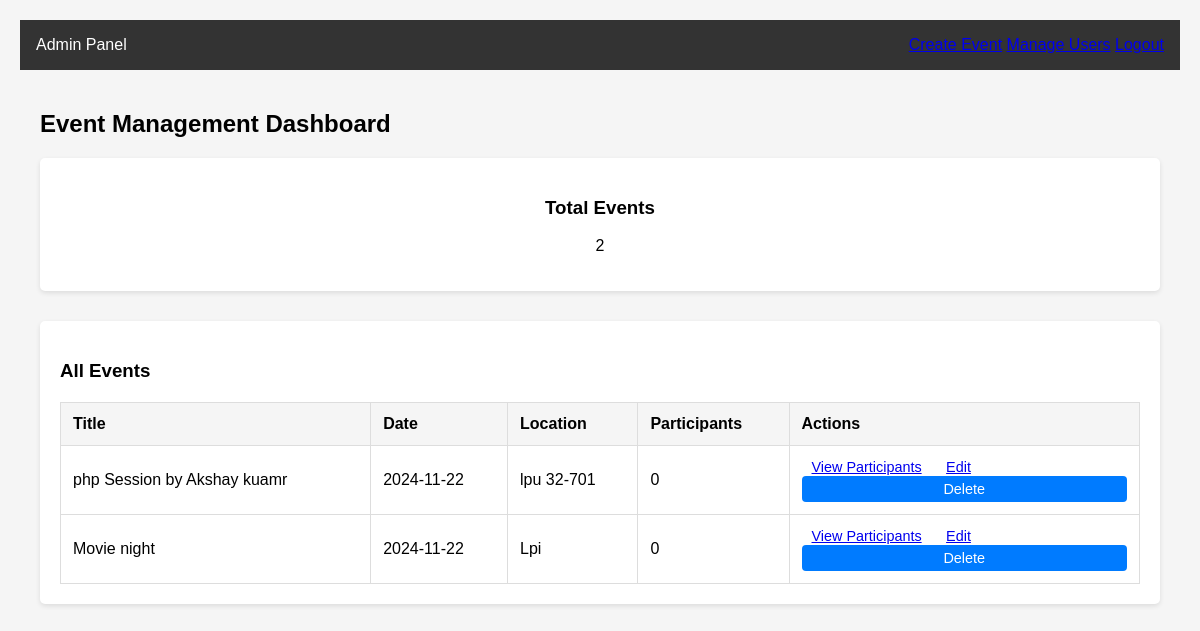
The app's page /event_management/admin/dashboard.php (signed in) with its own data.
### tables this page shows
CREATE TABLE `events` (
  `id` int(11) NOT NULL,
  `title` varchar(255) NOT NULL,
  `description` text NOT NULL,
  `event_date` date NOT NULL,
  `location` varchar(255) NOT NULL,
  `max_participants` int(11) NOT NULL,
  `created_by` int(11) NOT NULL,
  `created_at` timestamp NOT NULL DEFAULT current_timestamp(),
  `updated_at` timestamp NOT NULL DEFAULT current_timestamp() ON UPDATE current_timestamp()
);

### event_management/admin/dashboard.php (the view, shortened to what this page needs)
<?php
require_once '../includes/config.php';
$query = "SELECT e.*,
          COUNT(p.id) as participant_count
          FROM events e
          LEFT JOIN participants p ON e.id = p.event_id
          GROUP BY e.id
          ORDER BY e.created_at DESC";
$result = mysqli_query($conn, $query);
?>
<!DOCTYPE html>
<html>
<head>
    <link rel="stylesheet" href="../assets/css/style.css">
    <link rel="stylesheet" href="https://cdnjs.cloudflare.com/ajax/libs/font-awesome/5.15.4/css/all.min.css">
</head>
<body>
    <nav class="admin-nav">
        <div class="logo">Admin Panel</div>
        <div class="nav-links">
            <a href="create_event.php" class="btn btn-success">Create Event</a>
            <a href="view_users.php">Manage Users</a>
            <a href="../logout.php" class="btn btn-danger">Logout</a>
        </div>
    </nav>
    <div class="dashboard-container">
        <h2>Event Management Dashboard</h2>
        <div class="stats-cards">
            <div class="stat-card">
                <h3>Total Events</h3>
                <p><?php echo mysqli_num_rows($result); ?></p>
            </div>
        </div>
        <div class="events-table">
            <h3>All Events</h3>
            <table>
                <thead>
                    <tr>
                        <th>Title</th>
                        <th>Date</th>
                        <th>Location</th>
                        <th>Participants</th>
                        <th>Actions</th>
                    </tr>
                </thead>
                <tbody>
                    <?php while ($event = mysqli_fetch_assoc($result)): ?>
                        <tr>
                            <td><?php echo htmlspecialchars($event['title']); ?></td>
                            <td><?php echo $event['event_date']; ?></td>
                            <td><?php echo htmlspecialchars($event['location']); ?></td>
                            <td><?php echo $event['participant_count']; ?></td>
                            <td>
                                <a href="view_participants.php?event_id=<?php echo $event['id']; ?>"
                                   class="btn btn-primary btn-sm">View Participants</a>
                                <a href="edit_event.php?id=<?php echo $event['id']; ?>"
                                   class="btn btn-warning btn-sm">Edit</a>
                                <button onclick="deleteEvent(<?php echo $event['id']; ?>)"
                                        class="btn btn-danger btn-sm">Delete</button>
                            </td>
                        </tr>
                    <?php endwhile; ?>
                </tbody>
            </table>
        </div>
    </div>
</body>
</html>

### event_management/assets/css/style.css (style rules this page uses)
body { font-family: Arial, sans-serif; margin: 0; padding: 20px; background-color: #f5f5f5; }
button { width: 100%; padding: 10px; background: #007bff; color: white; border: none; border-radius: 4px; cursor: pointer; }
table { width: 100%; border-collapse: collapse; margin-top: 20px; }
th, td { padding: 10px; border: 1px solid #ddd; text-align: left; }
th { background-color: #f5f5f5; }
.stat-card { background: white; padding: 20px; border-radius: 5px; box-shadow: 0 2px 5px rgba(0,0,0,0.1); text-align: center; }

### event_management/admin/dashboard.php (style rules this page uses)
.admin-nav { background: #333; color: white; padding: 1rem; display: flex; justify-content: space-between; align-items: center; }
.dashboard-container { padding: 20px; max-width: 1200px; margin: 0 auto; }
.stats-cards { display: grid; grid-template-columns: repeat(auto-fit, minmax(200px, 1fr)); gap: 20px; margin-bottom: 30px; }
.stat-card { background: white; padding: 20px; border-radius: 5px; box-shadow: 0 2px 5px rgba(0,0,0,0.1); text-align: center; }
.events-table { background: white; padding: 20px; border-radius: 5px; box-shadow: 0 2px 5px rgba(0,0,0,0.1); }
table { width: 100%; border-collapse: collapse; }
th, td { padding: 12px; text-align: left; border-bottom: 1px solid #ddd; }
.btn-sm { padding: 5px 10px; font-size: 0.9em; }

### records on screen
events: title "php Session by Akshay kuamr", event_date "2024-11-22", location "lpu 32-701", participant_count "0"
events: title "Movie night", event_date "2024-11-22", location "Lpi", participant_count "0"

### other values on screen
mysqli_num_rows($result) "2"
